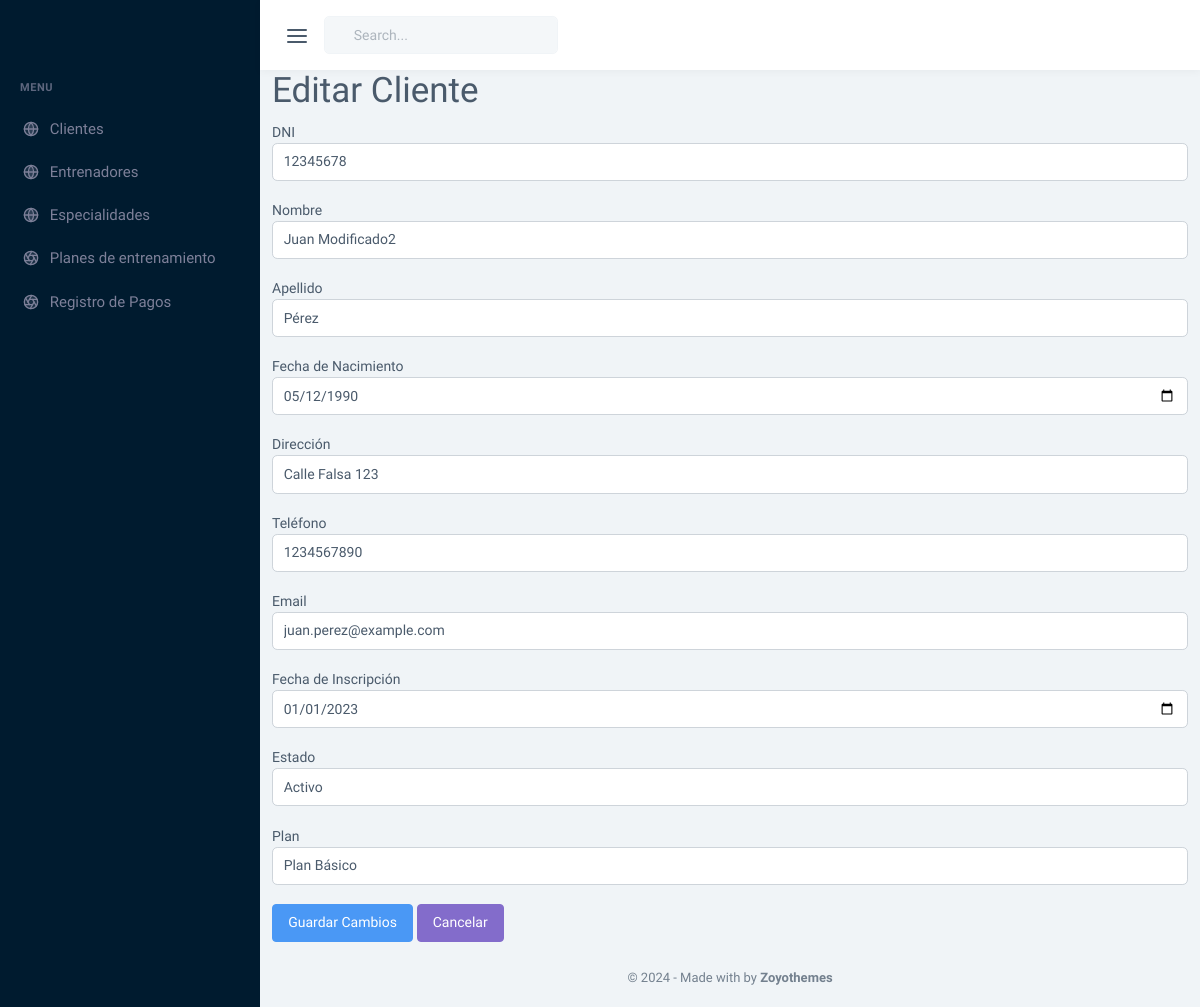
The page /editar_cliente/1 on the database its author committed.
### tables this page shows
CREATE TABLE `clientes` (
  `id_cliente` int(11) NOT NULL,
  `dni` varchar(20) NOT NULL,
  `nombre` varchar(100) NOT NULL,
  `apellido` varchar(100) NOT NULL,
  `fecha_nacimiento` date NOT NULL,
  `direccion` varchar(255) DEFAULT NULL,
  `telefono` varchar(20) DEFAULT NULL,
  `email` varchar(100) DEFAULT NULL,
  `fecha_inscripcion` date NOT NULL DEFAULT curdate(),
  `id_plan` int(11) DEFAULT NULL,
  `estado` tinyint(1) NOT NULL DEFAULT 1
);

### controladores/controlador.plantilla.php (called while the page is built)
<?php
class ControladorPlantilla{
    public function ctrMostrarPlantilla(){
        include 'vistas/plantilla.php';
    }
    static public function url(){
        return "http://localhost/larrys_gym/";
    }
}

### index.php (called while the page is built, shortened)
<?php
require_once 'controladores/controlador.plantilla.php';
require_once "modelos/modelo.clientes.php";
require_once "controladores/controlador.clientes.php";
require_once 'modelos/modelo.planes.php';
$plantilla = new ControladorPlantilla();
$plantilla -> ctrMostrarPlantilla();

### modelos/modelo.clientes.php (called while the page is built, shortened)
<?php
require_once 'conexion.php';
class ModeloClientes
{
    static public function mdlMostrarClientes($item, $valor)
    {
        try {
            $db = Conexion::conectar();
            if ($item != null) {
                $stmt = $db->prepare(
                    "SELECT c.id_cliente, c.dni, c.nombre, c.apellido, c.fecha_nacimiento, c.direccion, c.telefono,
                            c.email, c.fecha_inscripcion, c.estado, p.id_plan, p.nombre_plan
                     FROM clientes AS c
                     LEFT JOIN planes_entrenamiento AS p ON c.id_plan = p.id_plan
                     WHERE $item = :$item"
                );
                $stmt->bindParam(":" . $item, $valor, PDO::PARAM_STR);
                $stmt->execute();
                return $stmt->fetch(PDO::FETCH_ASSOC);
            }
        } catch (Exception $e) {
            return "Error: " . $e->getMessage();
        }
    }
}
?>

### controladores/controlador.clientes.php (called while the page is built, shortened)
<?php
class ControladorClientes
{
    static public function ctrMostrarClientes($item, $valor)
    {
        $respuesta = ModeloClientes::mdlMostrarClientes($item, $valor);
        return $respuesta;
    }
}
?>

### modelos/conexion.php (called while the page is built, shortened)
<?php
class Conexion
{
	static public function conectar()
	{
		try {
			$link = new PDO(
				"mysql:host=" . self::HOST . ";dbname=" . self::DBNAME,
				self::USER,
				self::PASSWORD
			);
			$link->exec("set names utf8");
			return $link;
		} catch (PDOException $e) {
			die("Error en la conexión a la base de datos: " . $e->getMessage());
		}
	}
}

### modelos/modelo.planes.php (called while the page is built, shortened)
<?php
require_once 'conexion.php';
class ModeloPlanes
{
    static public function mdlMostrarPlanes()
    {
        try {
            $stmt = Conexion::conectar()->prepare("SELECT * FROM planes_entrenamiento");
            $stmt->execute();
            return $stmt->fetchAll(PDO::FETCH_ASSOC);
        } catch (Exception $e) {
            return "Error: " . $e->getMessage();
        }
    }
}?>

### vistas/core/editar_cliente.php (the view, shortened to what this page needs)
<?php
$cliente = null;
if (isset($_GET["pagina"])) {
    $pagina = explode("/", $_GET["pagina"]);
    $id_cliente = $pagina[1];
    $item = "id_cliente";
    $valor = $id_cliente;
    $cliente = ControladorClientes::ctrMostrarClientes($item, $valor);
    $planes = ModeloPlanes::mdlMostrarPlanes("planes_entrenamiento");
}
?>
<div class="row">
    <div class="col-12">
        <h1>Editar Cliente</h1>
        <form method="POST">
            <div class="mb-3">
                <label>DNI</label>
                <input type="text" name="dni" class="form-control" value="<?php echo $cliente["dni"]; ?>" required>
            </div>
            <div class="mb-3">
                <label>Nombre</label>
                <input type="text" name="nombre" class="form-control" value="<?php echo $cliente["nombre"]; ?>" required>
            </div>
            <div class="mb-3">
                <label>Apellido</label>
                <input type="text" name="apellido" class="form-control" value="<?php echo $cliente["apellido"]; ?>" required>
            </div>
            <div class="mb-3">
                <label>Fecha de Nacimiento</label>
                <input type="date" name="fecha_nacimiento" class="form-control" value="<?php echo $cliente["fecha_nacimiento"]; ?>" required>
            </div>
            <div class="mb-3">
                <label>Dirección</label>
                <input type="text" name="direccion" class="form-control" value="<?php echo $cliente["direccion"]; ?>">
            </div>
            <div class="mb-3">
                <label>Teléfono</label>
                <input type="text" name="telefono" class="form-control" value="<?php echo $cliente["telefono"]; ?>">
            </div>
            <div class="mb-3">
                <label>Email</label>
                <input type="email" name="email" class="form-control" value="<?php echo $cliente["email"]; ?>">
            </div>
            <div class="mb-3">
                <label>Fecha de Inscripción</label>
                <input type="date" name="fecha_inscripcion" class="form-control" value="<?php echo $cliente["fecha_inscripcion"]; ?>">
            </div>
            <div class="mb-3">
                <label>Estado</label>
                <select name="estado" class="form-control">
                    <option value="1" <?php echo $cliente["estado"] == 1 ? "selected" : ""; ?>>Activo</option>
                </select>
            </div>
            <div class="mb-3">
                <label>Plan</label>
                <select name="plan" class="form-control">
                    <?php foreach ($planes as $plan) { ?>
                        <option value="<?php echo $plan["id_plan"]; ?>" <?php echo $cliente["id_plan"] == $plan["id_plan"] ? "selected" : ""; ?>>
                            <?php echo $plan["nombre_plan"]; ?>
                        </option>
                    <?php } ?>
                </select>
            </div>
            <button type="submit" class="btn btn-primary">Guardar Cambios</button>
            <a href="<?php echo $url; ?>clientes" class="btn btn-secondary">Cancelar</a>
        </form>
    </div>
</div>

### rows shown on the page
clientes: dni "12345678", nombre "Juan Modificado2", apellido "Pérez", fecha_nacimiento "05/12/1990", direccion "Calle Falsa 123", telefono "1234567890", email "juan.perez@example.com", fecha_inscripcion "01/01/2023", estado "Activo"

### other values the page prints
form field plan "Plan Básico"
